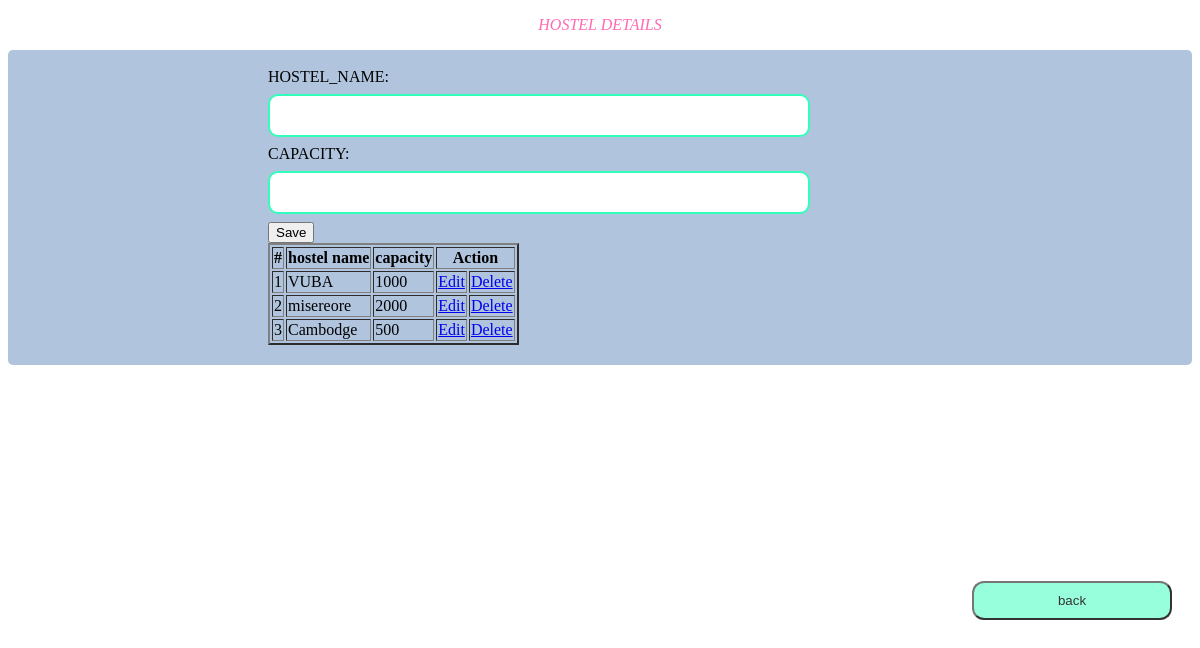
Page /hosteldetails.php on the earlier database version.
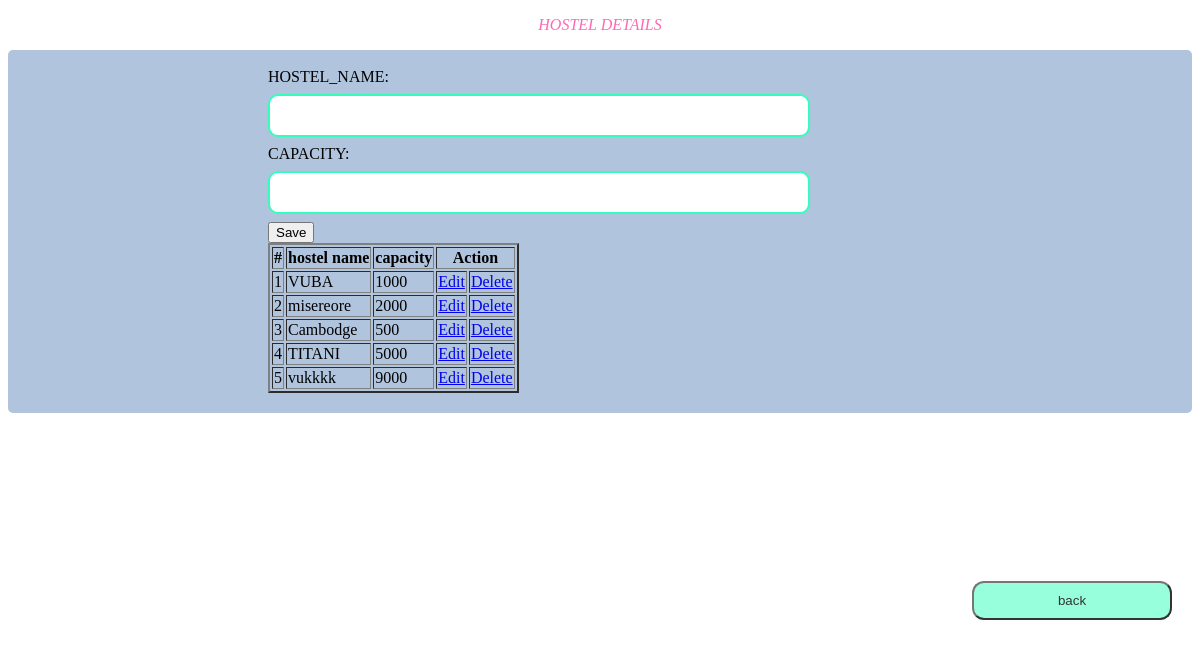
Same page on the later database version.
### tables this page shows
CREATE TABLE `hostel` (
  `hostel_id` int(25) NOT NULL,
  `hostel_name` varchar(100) NOT NULL,
  `capacity` int(255) NOT NULL
);

### hosteldetails.php (the view, shortened to what this page needs)
<!DOCTYPE html>
<html>
<head>
</head>
<body>
<p><i>HOSTEL DETAILS</i></p>
<div class="container">
<form method="post" action="hosteldetails.php">
    <div class="row">
      <div class="col-25">
  <label for="hostelname">HOSTEL_NAME:</label>
  </div>
      <div class="col-75">
  <input type="text" id="hostelname" name="hostelname">
  </div>
  <div class="row">
    <div class="col-25">
<label for="capacity">CAPACITY:</label>
</div>
    <div class="col-75">
<input type="text" id="capacity" name="capacity">
</div>
<div class="button">
  <button type="submit" name="submit" value="save">Save</button>
<a href="dashboard.php"><input type="button" value="back"> </a>
</div>
</form>
</div>
</body>
</html>
<?php
include('db_connect.php');
?>
<table border="2">
  <tr>
    <th>#</th>
    <th>hostel name</th>
    <th>capacity</th>
    <th colspan="2">Action</th>
</tr>
<?php
$qry="SELECT * FROM hostel ";
if($result1=mysqli_query($conn, $qry))
{
  $i=1;
  while($row=mysqli_fetch_array($result1))
  {
?>
<tr>
<td><?php echo $i++; ?></td>
  <td><?php echo $row['hostel_name']; ?></td>
  <td><?php echo $row['capacity']; ?></td>
  <td><a href="edithostel.php?id=<?php echo $row['hostel_id']; ?>">Edit</a></td>
  <td><a href="deletehostel.php?id=<?php echo $row['hostel_id']; ?>">Delete</a></td>
  </tr>
  <?php }} ?>
  </table>

### hosteldetails.php (style rules this page uses)
input[type=button] { border-radius: 12px; background-color:aquamarine; padding: 10px 10px; cursor: pointer; opacity: 0.8; position: fixed; bottom: 180px; right: 28px; width: 200px; text-align: center; text-decoration: none; display: inline-block; font-size: px; }
p { text-align:center; color:hotpink; }
.container { border-radius: 5px; background-color: lightsteelblue; padding: 18px 20px 20px 260px; }
input[type=text] { width: 60%; padding: 12px 20px; margin: 8px 0; box-sizing: border-box; border: 2px solid #33FFBD; border-radius: 10px; }

Differences in the rows shown:
added hostel: hostel_name "TITANI", capacity "5000"
added hostel: hostel_name "vukkkk", capacity "9000"
